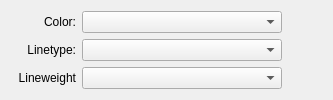
        <widget class="QWidget" name="tab">
         <attribute name="title">
          <string>Seam Line</string>
         </attribute>
         <layout class="QVBoxLayout" name="verticalLayout_11">
          <item>
           <layout class="QVBoxLayout" name="verticalLayout_10">
            <item>
             <layout class="QHBoxLayout" name="horizontalLayout_9">
              <item>
               <widget class="QLabel" name="seamColor_Label">
                <property name="sizePolicy">
                 <sizepolicy hsizetype="Preferred" vsizetype="Preferred">
                  <horstretch>0</horstretch>
                  <verstretch>0</verstretch>
                 </sizepolicy>
                </property>
                <property name="minimumSize">
                 <size>
                  <width>65</width>
                  <height>18</height>
                 </size>
                </property>
                <property name="font">
                 <font>
                  <pointsize>9</pointsize>
                  <bold>false</bold>
                 </font>
                </property>
                <property name="text">
                 <string>Color:</string>
                </property>
                <property name="alignment">
                 <set>Qt::AlignRight|Qt::AlignTrailing|Qt::AlignVCenter</set>
                </property>
               </widget>
              </item>
              <item>
               <widget class="ColorComboBox" name="defaultSeamColor_ComboBox">
                <property name="sizePolicy">
                 <sizepolicy hsizetype="Preferred" vsizetype="Preferred">
                  <horstretch>0</horstretch>
                  <verstretch>0</verstretch>
                 </sizepolicy>
                </property>
                <property name="minimumSize">
                 <size>
                  <width>200</width>
                  <height>20</height>
                 </size>
                </property>
                <property name="font">
                 <font>
                  <pointsize>9</pointsize>
                  <bold>false</bold>
                 </font>
                </property>
                <property name="styleSheet">
                 <string notr="true"/>
                </property>
               </widget>
              </item>
              <item>
               <spacer name="horizontalSpacer_9">
                <property name="orientation">
                 <enum>Qt::Horizontal</enum>
                </property>
                <property name="sizeHint" stdset="0">
                 <size>
                  <width>40</width>
                  <height>20</height>
                 </size>
                </property>
               </spacer>
              </item>
             </layout>
            </item>
            <item>
             <layout class="QHBoxLayout" name="horizontalLayout_10">
              <item>
               <widget class="QLabel" name="seamlLinetype_Label">
                <property name="sizePolicy">
                 <sizepolicy hsizetype="Preferred" vsizetype="Preferred">
                  <horstretch>0</horstretch>
                  <verstretch>0</verstretch>
                 </sizepolicy>
                </property>
                <property name="minimumSize">
                 <size>
                  <width>65</width>
                  <height>18</height>
                 </size>
                </property>
                <property name="font">
                 <font>
                  <pointsize>9</pointsize>
                  <bold>false</bold>
                 </font>
                </property>
                <property name="text">
                 <string>Linetype:</string>
                </property>
                <property name="alignment">
                 <set>Qt::AlignRight|Qt::AlignTrailing|Qt::AlignVCenter</set>
                </property>
               </widget>
              </item>
              <item>
               <widget class="LineTypeComboBox" name="defaultSeamLinetype_ComboBox">
                <property name="sizePolicy">
                 <sizepolicy hsizetype="Preferred" vsizetype="Preferred">
                  <horstretch>0</horstretch>
                  <verstretch>0</verstretch>
                 </sizepolicy>
                </property>
                <property name="minimumSize">
                 <size>
                  <width>200</width>
                  <height>20</height>
                 </size>
                </property>
                <property name="font">
                 <font>
                  <pointsize>9</pointsize>
                  <bold>false</bold>
                 </font>
                </property>
                <property name="styleSheet">
                 <string notr="true"/>
                </property>
               </widget>
              </item>
              <item>
               <spacer name="horizontalSpacer_10">
                <property name="orientation">
                 <enum>Qt::Horizontal</enum>
                </property>
                <property name="sizeHint" stdset="0">
                 <size>
                  <width>40</width>
                  <height>20</height>
                 </size>
                </property>
               </spacer>
              </item>
             </layout>
            </item>
            <item>
             <layout class="QHBoxLayout" name="horizontalLayout_14">
              <item>
               <widget class="QLabel" name="seamlLineweight_Label">
                <property name="minimumSize">
                 <size>
                  <width>65</width>
                  <height>0</height>
                 </size>
                </property>
                <property name="maximumSize">
                 <size>
                  <width>65</width>
                  <height>16777215</height>
                 </size>
                </property>
                <property name="font">
                 <font>
                  <pointsize>9</pointsize>
                  <bold>false</bold>
                 </font>
                </property>
                <property name="text">
                 <string>Lineweight</string>
                </property>
                <property name="alignment">
                 <set>Qt::AlignRight|Qt::AlignTrailing|Qt::AlignVCenter</set>
                </property>
               </widget>
              </item>
              <item>
               <widget class="LineWeightComboBox" name="defaultSeamLineweight_ComboBox">
                <property name="sizePolicy">
                 <sizepolicy hsizetype="Preferred" vsizetype="Preferred">
                  <horstretch>0</horstretch>
                  <verstretch>0</verstretch>
                 </sizepolicy>
                </property>
                <property name="minimumSize">
                 <size>
                  <width>200</width>
                  <height>20</height>
                 </size>
                </property>
                <property name="maximumSize">
                 <size>
                  <width>16777215</width>
                  <height>16777215</height>
                 </size>
                </property>
                <property name="font">
                 <font>
                  <pointsize>9</pointsize>
                  <bold>false</bold>
                 </font>
                </property>
                <property name="styleSheet">
                 <string notr="true"/>
                </property>
               </widget>
              </item>
              <item>
               <spacer name="horizontalSpacer_14">
                <property name="orientation">
                 <enum>Qt::Horizontal</enum>
                </property>
                <property name="sizeHint" stdset="0">
                 <size>
                  <width>40</width>
                  <height>20</height>
                 </size>
                </property>
               </spacer>
              </item>
             </layout>
            </item>
           </layout>
          </item>
         </layout>
        </widget>
